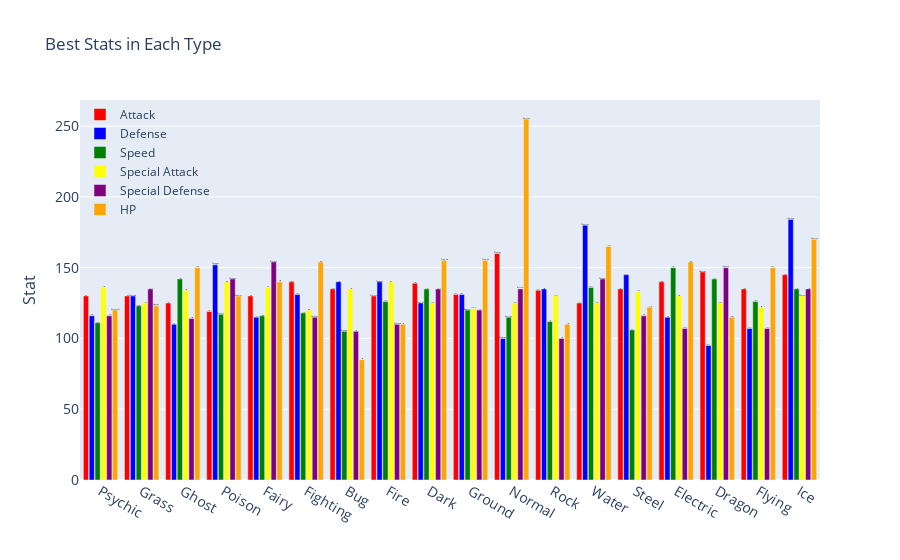

Notebook source saved alongside this figure:
### Markdown cell above
##### *`Best Pokemon`* in each type for *`Attack`*, *`Defense`*, *`Sp. Atk`*, *`Sp. Def`*, *`Speed`* and *`Hp`*

### Code cell
# Attack
BestAttack = []
for i in AllTypes['Types']:
    BestAttack.append(df.loc[df['Types'].apply(lambda x: i in x), 'atk'].idxmax())

BestAttack = pd.DataFrame(BestAttack, columns=['BestAttack'])
BestAttack['Types'] = AllTypes['Types']
BestAttack['atk'] = 0
for i in BestAttack['Types']:
    BestAttack.loc[BestAttack['Types'] == i, 'atk'] = df.loc[df['Types'].apply(lambda x: i in x), 'atk'].max()

# Defense
BestDefense = []
for i in AllTypes['Types']:
    BestDefense.append(df.loc[df['Types'].apply(lambda x: i in x), 'def'].idxmax())

BestDefense = pd.DataFrame(BestDefense, columns=['BestDefense'])
BestDefense['Types'] = AllTypes['Types']
BestDefense['def'] = 0
for i in BestDefense['Types']:
    BestDefense.loc[BestDefense['Types'] == i, 'def'] = df.loc[df['Types'].apply(lambda x: i in x), 'def'].max()

# Speed
BestSpeed = []
for i in AllTypes['Types']:
    BestSpeed.append(df.loc[df['Types'].apply(lambda x: i in x), 'spe'].idxmax())

BestSpeed = pd.DataFrame(BestSpeed, columns=['BestSpeed'])
BestSpeed['Types'] = AllTypes['Types']

BestSpeed['spe'] = 0
for i in BestSpeed['Types']:
    BestSpeed.loc[BestSpeed['Types'] == i, 'spe'] = df.loc[df['Types'].apply(lambda x: i in x), 'spe'].max()

# Special Attack
BestSpAtk = []
for i in AllTypes['Types']:
    BestSpAtk.append(df.loc[df['Types'].apply(lambda x: i in x), 'spa'].idxmax())

BestSpAtk = pd.DataFrame(BestSpAtk, columns=['BestSpAtk'])
BestSpAtk['Types'] = AllTypes['Types']
BestSpAtk['spa'] = 0
for i in BestSpAtk['Types']:
    BestSpAtk.loc[BestSpAtk['Types'] == i, 'spa'] = df.loc[df['Types'].apply(lambda x: i in x), 'spa'].max()

# Special Defense
BestSpDef = []
for i in AllTypes['Types']:
    BestSpDef.append(df.loc[df['Types'].apply(lambda x: i in x), 'spd'].idxmax())

BestSpDef = pd.DataFrame(BestSpDef, columns=['BestSpDef'])
BestSpDef['Types'] = AllTypes['Types']
BestSpDef['spd'] = 0
for i in BestSpDef['Types']:
    BestSpDef.loc[BestSpDef['Types'] == i, 'spd'] = df.loc[df['Types'].apply(lambda x: i in x), 'spd'].max()

# HP
BestHP = []
for i in AllTypes['Types']:
    BestHP.append(df.loc[df['Types'].apply(lambda x: i in x), 'hp'].idxmax())

BestHP = pd.DataFrame(BestHP, columns=['BestHP'])
BestHP['Types'] = AllTypes['Types']
BestHP['hp'] = 0
for i in BestHP['Types']:
    BestHP.loc[BestHP['Types'] == i, 'hp'] = df.loc[df['Types'].apply(lambda x: i in x), 'hp'].max()

# plotting the best pokemon in each type for each feature in a bar plot
fig = go.Figure()

fig.add_trace(go.Bar(
    x=BestAttack['Types'],
    y=BestAttack['atk'],
    name='Attack',
    marker_color='red',
    text=df.loc[BestAttack['BestAttack'], 'Pokemon'],
    textposition='auto',
    textfont=dict(
        family="sans serif",
        size=12,
        color="black"
    )
))

fig.add_trace(go.Bar(
    x=BestDefense['Types'],
    y=BestDefense['def'],
    name='Defense',
    marker_color='blue',
    text=df.loc[BestDefense['BestDefense'], 'Pokemon'],
    textposition='auto',
    textfont=dict(
        family="sans serif",
        size=12,
        color="black"
    )
))

fig.add_trace(go.Bar(
    x=BestSpeed['Types'],
    y=BestSpeed['spe'],
    name='Speed',
    marker_color='green',
    text=df.loc[BestSpeed['BestSpeed'], 'Pokemon'],
    textposition='auto',
    textfont=dict(
        family="sans serif",
        size=12,
        color="black"
    )
))

fig.add_trace(go.Bar(
    x=BestSpAtk['Types'],
    y=BestSpAtk['spa'],
    name='Special Attack',
    marker_color='yellow',
    text=df.loc[BestSpAtk['BestSpAtk'], 'Pokemon'],
    textposition='auto',
    textfont=dict(
        family="sans serif",
        size=12,
        color="black"
    )
))

fig.add_trace(go.Bar(
    x=BestSpDef['Types'],
    y=BestSpDef['spd'],
    name='Special Defense',
    marker_color='purple',
    text=df.loc[BestSpDef['BestSpDef'], 'Pokemon'],
    textposition='auto',
    textfont=dict(
        family="sans serif",
        size=12,
        color="black"
    )
))

fig.add_trace(go.Bar(
    x=BestHP['Types'],
    y=BestHP['hp'],
    name='HP',
    marker_color='orange',
    text=df.loc[BestHP['BestHP'], 'Pokemon'],
    textposition='auto',
    textfont=dict(
        family="sans serif",
        size=12,
        color="black"
    )
))

fig.update_layout(
    title='Best Stats in Each Type',
    xaxis_tickfont_size=14,
    yaxis=dict(
        title='Stat',
        titlefont_size=16,
        tickfont_size=14,
    ),
    legend=dict(
        x=0,
        y=1.0,
        bgcolor='rgba(255, 255, 255, 0)',
        bordercolor='rgba(255, 255, 255, 0)'
    ),
    barmode='group',
    bargap=0.15,
    bargroupgap=0.1
)

fig.show()

### Figure 1 — Plotly figure (JSON) as saved in the notebook; plotly's stock layout.template omitted (floating-point values rounded to 4 significant figures)
{"data": [{"marker": {"color": "red"}, "name": "Attack", "text": ["Iron Leaves", "Iron Leaves", "Ceruledge", "Revavroom", "Iron Valiant", "Iron Hands", "Slither Wing", "Flareon", "Roaring Moon", "Great Tusk", "Slaking", "Iron Thorns", "Gyarados", "Kingambit", "Iron Hands", "Haxorus", "Salamence", "Baxcalibur"], "textfont": {"color": "black", "family": "sans serif", "size": 12}, "textposition": "auto", "type": "bar", "x": ["Psychic", "Grass", "Ghost", "Poison", "Fairy", "Fighting", "Bug", "Fire", "Dark", "Ground", "Normal", "Rock", "Water", "Steel", "Electric", "Dragon", "Flying", "Ice"], "y": [130, 130, 125, 119, 130, 140, 135, 130, 139, 131, 160, 134, 125, 135, 140, 147, 135, 145]}, {"marker": {"color": "blue"}, "name": "Defense", "text": ["Bronzong", "Leafeon", "Palossand", "Toxapex", "Dachsbun", "Great Tusk", "Forretress", "Torkoal", "Ting-Lu", "Great Tusk", "Slaking", "Stonjourner", "Cloyster", "Orthworm", "Magnezone", "Garchomp", "Rotom-Fan", "Avalugg"], "textfont": {"color": "black", "family": "sans serif", "size": 12}, "textposition": "auto", "type": "bar", "x": ["Psychic", "Grass", "Ghost", "Poison", "Fairy", "Fighting", "Bug", "Fire", "Dark", "Ground", "Normal", "Rock", "Water", "Steel", "Electric", "Dragon", "Flying", "Ice"], "y": [116, 130, 110, 152, 115, 131, 140, 140, 125, 131, 100, 135, 180, 145, 115, 95, 107, 184]}, {"marker": {"color": "green"}, "name": "Speed", "text": ["Scream Tail", "Meowscarada", "Dragapult", "Salazzle", "Iron Valiant", "Hawlucha", "Scyther", "Talonflame", "Chien-Pao", "Dugtrio", "Persian", "Lycanroc", "Barraskewda", "Iron Treads", "Electrode", "Dragapult", "Talonflame", "Chien-Pao"], "textfont": {"color": "black", "family": "sans serif", "size": 12}, "textposition": "auto", "type": "bar", "x": ["Psychic", "Grass", "Ghost", "Poison", "Fairy", "Fighting", "Bug", "Fire", "Dark", "Ground", "Normal", "Rock", "Water", "Steel", "Electric", "Dragon", "Flying", "Ice"], "y": [111, 123, 142, 117, 116, 118, 105, 126, 135, 120, 115, 112, 136, 106, 150, 142, 126, 135]}, {"marker": {"color": "yellow"}, "name": "Special Attack", "text": ["Hatterene", "Arboliva", "Polteageist", "Iron Moth", "Hatterene", "Iron Valiant", "Volcarona", "Iron Moth", "Hydreigon", "Sandy Shocks", "Zoroark-Hisui", "Glimmora", "Walking Wake", "Gholdengo", "Magnezone", "Walking Wake", "Iron Jugulis", "Glaceon"], "textfont": {"color": "black", "family": "sans serif", "size": 12}, "textposition": "auto", "type": "bar", "x": ["Psychic", "Grass", "Ghost", "Poison", "Fairy", "Fighting", "Bug", "Fire", "Dark", "Ground", "Normal", "Rock", "Water", "Steel", "Electric", "Dragon", "Flying", "Ice"], "y": [136, 125, 134, 140, 136, 120, 135, 140, 125, 121, 125, 130, 125, 133, 130, 125, 122, 130]}, {"marker": {"color": "purple"}, "name": "Special Defense", "text": ["Bronzong", "Wo-Chien", "Polteageist", "Toxapex", "Florges", "Gallade", "Volcarona", "Flareon", "Wo-Chien", "Toedscruel", "Blissey", "Tyranitar", "Toxapex", "Bronzong", "Rotom-Wash", "Goodra", "Rotom-Fan", "Cryogonal"], "textfont": {"color": "black", "family": "sans serif", "size": 12}, "textposition": "auto", "type": "bar", "x": ["Psychic", "Grass", "Ghost", "Poison", "Fairy", "Fighting", "Bug", "Fire", "Dark", "Ground", "Normal", "Rock", "Water", "Steel", "Electric", "Dragon", "Flying", "Ice"], "y": [116, 135, 114, 142, 154, 115, 105, 110, 135, 120, 135, 100, 142, 116, 107, 150, 107, 135]}, {"marker": {"color": "orange"}, "name": "HP", "text": ["Farigiraf", "Gogoat", "Drifblim", "Clodsire", "Wigglytuff", "Iron Hands", "Volcarona", "Coalossal", "Ting-Lu", "Ting-Lu", "Blissey", "Coalossal", "Alomomola", "Copperajah", "Iron Hands", "Baxcalibur", "Drifblim", "Cetitan"], "textfont": {"color": "black", "family": "sans serif", "size": 12}, "textposition": "auto", "type": "bar", "x": ["Psychic", "Grass", "Ghost", "Poison", "Fairy", "Fighting", "Bug", "Fire", "Dark", "Ground", "Normal", "Rock", "Water", "Steel", "Electric", "Dragon", "Flying", "Ice"], "y": [120, 123, 150, 130, 140, 154, 85, 110, 155, 155, 255, 110, 165, 122, 154, 115, 150, 170]}], "layout": {"bargap": 0.15, "bargroupgap": 0.1, "barmode": "group", "legend": {"bgcolor": "rgba(255, 255, 255, 0)", "bordercolor": "rgba(255, 255, 255, 0)", "x": 0, "y": 1}, "title": {"text": "Best Stats in Each Type"}, "xaxis": {"tickfont": {"size": 14}}, "yaxis": {"tickfont": {"size": 14}, "title": {"font": {"size": 16}, "text": "Stat"}}}}
